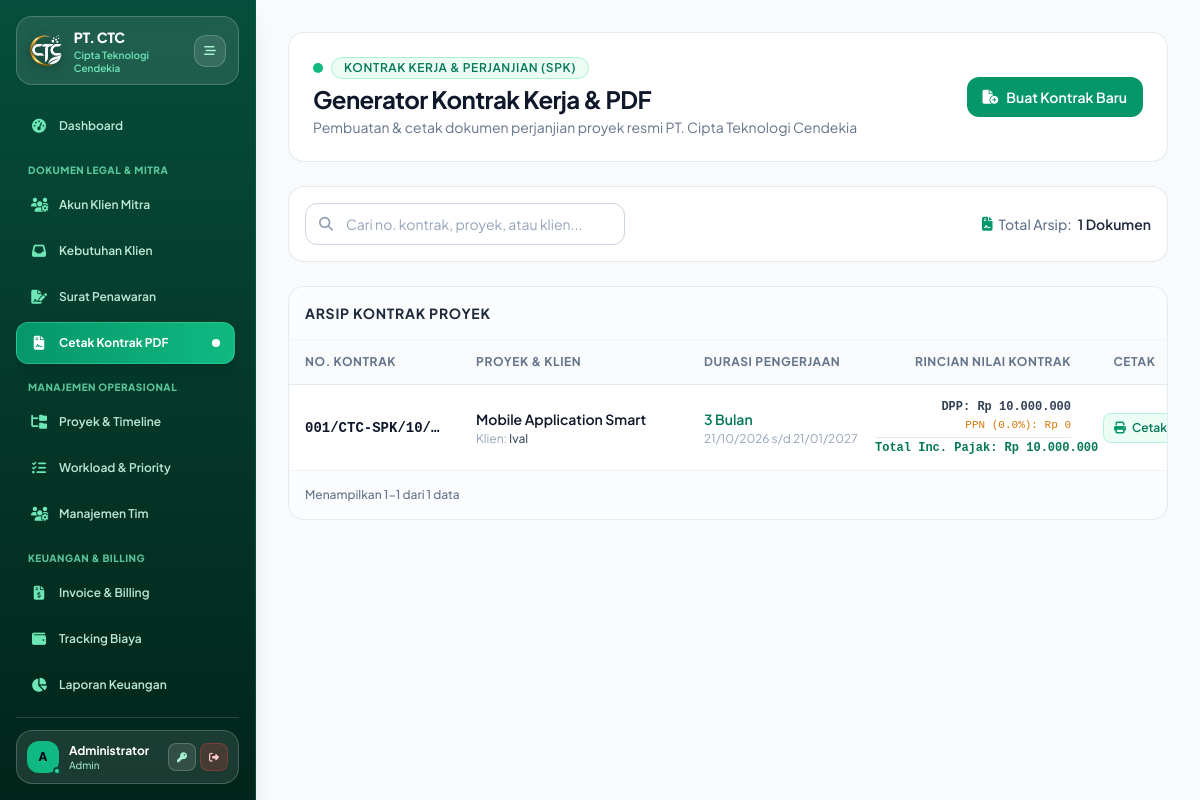
Before: /modules/contracts/index.php (signed in) with the older database file.
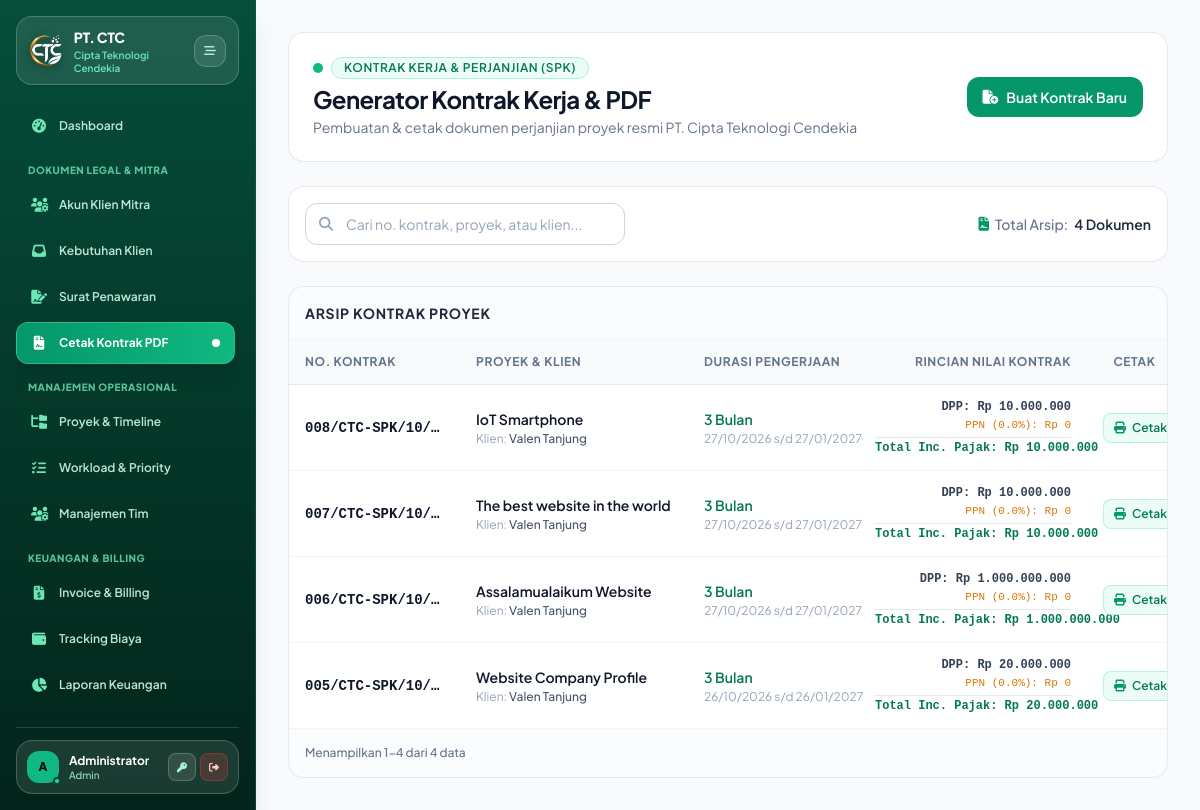
After: the same page with the newer database file.
### tables this page shows
CREATE TABLE `contracts` (
  `id` int(11) NOT NULL,
  `project_id` int(11) NOT NULL,
  `nomor_kontrak` varchar(100) NOT NULL,
  `durasi_bulan` int(11) NOT NULL,
  `tanggal_mulai` date NOT NULL,
  `tanggal_selesai` date NOT NULL,
  `nilai_kontrak` decimal(15,2) NOT NULL,
  `file_pdf` varchar(255) DEFAULT NULL,
  `created_at` timestamp NOT NULL DEFAULT current_timestamp()
);

### modules/contracts/index.php (the view, shortened to what the changed rows need)
<?php
require_once __DIR__ . '/../../config/database.php';
require_once __DIR__ . '/../../includes/header.php';
require_once __DIR__ . '/../../includes/sidebar.php';
try {
    $pdo->exec("
        CREATE TABLE IF NOT EXISTS `contracts` (
            `id` INT AUTO_INCREMENT PRIMARY KEY,
            `project_id` INT NULL,
            `nomor_kontrak` VARCHAR(100) NOT NULL,
            `tanggal_mulai` DATE NULL,
            `tanggal_selesai` DATE NULL,
            `durasi_bulan` INT DEFAULT 1,
            `nilai_kontrak` DECIMAL(15,2) DEFAULT 0.00,
            `persen_pajak` DECIMAL(5,2) DEFAULT 11.00,
            `nominal_pajak` DECIMAL(15,2) DEFAULT 0.00,
            `total_kontrak` DECIMAL(15,2) DEFAULT 0.00,
            `file_pdf` VARCHAR(255) DEFAULT NULL,
            `created_at` TIMESTAMP DEFAULT CURRENT_TIMESTAMP
        ) ENGINE=InnoDB DEFAULT CHARSET=utf8mb4;
    ");
} catch (Exception $e) {}
try { $pdo->exec("ALTER TABLE contracts ADD COLUMN persen_pajak DECIMAL(5,2) DEFAULT 11.00 AFTER nilai_kontrak"); } catch (Exception $e) {}
try { $pdo->exec("ALTER TABLE contracts ADD COLUMN nominal_pajak DECIMAL(15,2) DEFAULT 0.00 AFTER persen_pajak"); } catch (Exception $e) {}
try { $pdo->exec("ALTER TABLE contracts ADD COLUMN total_kontrak DECIMAL(15,2) DEFAULT 0.00 AFTER nominal_pajak"); } catch (Exception $e) {}
$stmt = $pdo->query("
    SELECT c.*,
           COALESCE(p.nama_projek, 'Kontrak Mandiri / Pengajuan') as nama_projek,
           COALESCE(p.klien, '-') as klien,
           IF(c.nilai_kontrak IS NOT NULL AND c.nilai_kontrak > 0, c.nilai_kontrak, COALESCE(p.budget, 0)) as dpp_final,
           IF(c.persen_pajak IS NOT NULL, c.persen_pajak, COALESCE(p.persen_pajak, 11.00)) as persen_pajak_final,
           IF(c.nominal_pajak IS NOT NULL, c.nominal_pajak, COALESCE(p.nominal_pajak, 0)) as nominal_pajak_final,
           IF(c.total_kontrak IS NOT NULL AND c.total_kontrak > 0, c.total_kontrak, COALESCE(p.total_nilai, 0)) as total_kontrak_final
    FROM contracts c
    LEFT JOIN projects p ON c.project_id = p.id
    ORDER BY c.created_at DESC
");
$contracts = $stmt->fetchAll();
?>
<main class="flex-1 p-4 sm:p-6 md:p-8 overflow-y-auto w-full min-w-0 bg-[#f8fafc] text-slate-800 selection:bg-emerald-600 selection:text-white">
    <div class="flex flex-col md:flex-row justify-between md:items-center gap-4 mb-6 bg-white p-5 sm:p-6 rounded-2xl border border-slate-200/90 shadow-xs">
        <div>
            <h1 class="text-xl md:text-2xl font-bold text-slate-900 tracking-tight">Generator Kontrak Kerja & PDF</h1>
        </div>
    </div>
    <div class="bg-white border border-slate-200/90 rounded-2xl p-4 mb-6 shadow-xs flex flex-col sm:flex-row items-center justify-between gap-3">
        <div class="text-xs sm:text-sm text-slate-500 font-medium flex items-center gap-1.5 self-end sm:self-auto">
            <i class="fa-solid fa-file-contract text-emerald-600"></i> Total Arsip: <span class="font-semibold text-slate-800"><?= count($contracts) ?> Dokumen</span>
        </div>
    </div>
    <div class="bg-white border border-slate-200/90 rounded-2xl shadow-xs overflow-hidden">
        <div class="w-full overflow-x-auto">
            <table class="w-full text-left border-collapse text-xs sm:text-sm table-fixed min-w-[950px]">
                <thead>
                    <tr class="bg-slate-50 border-b border-slate-200 text-xs font-semibold text-slate-500 uppercase tracking-wider">
                        <th class="py-3.5 px-4 w-[18%]">NO. KONTRAK</th>
                        <th class="py-3.5 px-4 w-[24%]">PROYEK & KLIEN</th>
                        <th class="py-3.5 px-4 w-[18%]">DURASI PENGERJAAN</th>
                        <th class="py-3.5 px-4 w-[24%] text-right">RINCIAN NILAI KONTRAK</th>
                        <th class="py-3.5 px-4 w-[10%] text-center">CETAK</th>
                    </tr>
                </thead>
                <tbody class="divide-y divide-slate-100" id="contractTableBody">
                    <?php if (empty($contracts)): ?>
                        <tr>
                            <td colspan="6" class="p-8 text-center text-slate-400 font-normal">
                                Belum ada kontrak proyek yang dibuat. Klik tombol "Buat Kontrak Baru" untuk membuat dokumen perjanjian resmi.
                            </td>
                        </tr>
                    <?php else: ?>
                        <?php foreach ($contracts as $c): ?>
                            <?php
                                $dpp_val       = floatval($c['dpp_final']);
                                $pct_pajak     = floatval($c['persen_pajak_final']);
                                $nom_pajak     = is_numeric($c['nominal_pajak_final']) ? floatval($c['nominal_pajak_final']) : round(($dpp_val * $pct_pajak) / 100, 2);
                                $tot_kontrak   = (floatval($c['total_kontrak_final']) > 0) ? floatval($c['total_kontrak_final']) : ($dpp_val + $nom_pajak);
                            ?>
                            <tr class="hover:bg-slate-50/70 transition contract-row align-middle"
                                data-search="<?= htmlspecialchars(strtolower(($c['nomor_kontrak'] ?? '') . ' ' . ($c['nama_projek'] ?? '') . ' ' . ($c['klien'] ?? ''))) ?>">
                                <td class="py-3.5 px-4 font-mono font-semibold text-slate-900 text-xs sm:text-sm truncate">
                                    <?= htmlspecialchars($c['nomor_kontrak']) ?>
                                </td>
                                <td class="py-3.5 px-4">
                                    <p class="font-semibold text-slate-900 text-xs sm:text-sm truncate"><?= htmlspecialchars($c['nama_projek']) ?></p>
                                    <p class="text-xs text-slate-400 font-normal truncate mt-0.5">Klien: <span class="font-medium text-slate-600"><?= htmlspecialchars($c['klien']) ?></span></p>
                                </td>
                                <td class="py-3.5 px-4 whitespace-nowrap">
                                    <p class="font-semibold text-emerald-700 text-xs sm:text-sm"><?= $c['durasi_bulan'] ?> Bulan</p>
                                    <p class="text-xs text-slate-400 font-normal mt-0.5">
                                        <?= !empty($c['tanggal_mulai']) ? date('d/m/Y', strtotime($c['tanggal_mulai'])) : '-' ?> s/d <?= !empty($c['tanggal_selesai']) ? date('d/m/Y', strtotime($c['tanggal_selesai'])) : '-' ?>
                                    </p>
                                </td>
                                <td class="py-3.5 px-4 text-right whitespace-nowrap font-mono">
                                    <p class="text-xs text-slate-700 font-semibold">DPP: Rp <?= number_format($dpp_val, 0, ',', '.') ?></p>
                                    <p class="text-[11px] text-amber-600 font-medium">PPN (<?= number_format($pct_pajak, 1) ?>%): Rp <?= number_format($nom_pajak, 0, ',', '.') ?></p>
                                    <p class="text-xs font-bold text-emerald-700 border-t border-slate-200 pt-0.5 mt-0.5">Total Inc. Pajak: Rp <?= number_format($tot_kontrak, 0, ',', '.') ?></p>
                                </td>
                                <td class="py-3.5 px-4 text-center whitespace-nowrap">
                                    <a href="print_pdf.php?id=<?= $c['id'] ?>" target="_blank" class="btn-press px-2.5 py-1.5 bg-emerald-50 text-emerald-700 border border-emerald-200/80 rounded-lg text-xs font-semibold hover:bg-emerald-100 transition inline-flex items-center gap-1.5 shadow-2xs">
                                        <i class="fa-solid fa-print text-emerald-600"></i> Cetak SPK
                                    </a>
                                </td>
                            </tr>
                        <?php endforeach; ?>
                    <?php endif; ?>
                </tbody>
            </table>
        </div>
        <div class="p-4 border-t border-slate-100 flex flex-col sm:flex-row justify-between items-center gap-3 text-xs text-slate-500 bg-slate-50/50">
            <span class="font-medium" id="paginationInfo">Menampilkan 0 data</span>
        </div>
    </div>
</main>
<?php require_once __DIR__ . '/../../includes/footer.php'; ?>

Changed rows visible on the page:
added contracts: nomor_kontrak "008/CTC-SPK/10/…", nama_projek "IoT Smartphone", klien "Valen Tanjung", durasi_bulan "3", tanggal_mulai "27/10/2026", tanggal_selesai "27/01/2027", dpp_val "10.000.000", pct_pajak "0.0", nom_pajak "0", tot_kontrak "10.000.000"
added contracts: nomor_kontrak "007/CTC-SPK/10/…", nama_projek "The best website in the world", klien "Valen Tanjung", durasi_bulan "3", tanggal_mulai "27/10/2026", tanggal_selesai "27/01/2027", dpp_val "10.000.000", pct_pajak "0.0", nom_pajak "0", tot_kontrak "10.000.000"
added contracts: nomor_kontrak "006/CTC-SPK/10/…", nama_projek "Assalamualaikum Website", klien "Valen Tanjung", durasi_bulan "3", tanggal_mulai "27/10/2026", tanggal_selesai "27/01/2027", dpp_val "1.000.000.000", pct_pajak "0.0", nom_pajak "0", tot_kontrak "1.000.000.000"
changed contracts: nomor_kontrak "001/CTC-SPK/10/…" → "005/CTC-SPK/10/…"; nama_projek "Mobile Application Smart" → "Website Company Profile"; klien "Ival" → "Valen Tanjung"; tanggal_mulai "21/10/2026" → "26/10/2026"; tanggal_selesai "21/01/2027" → "26/01/2027"; dpp_val "10.000.000" → "20.000.000"; tot_kontrak "10.000.000" → "20.000.000"
Other visible differences:
count($contracts): "1" → "4"
text written by a page script: "Menampilkan 1-1 dari 1 data" → "Menampilkan 1-4 dari 4 data"
